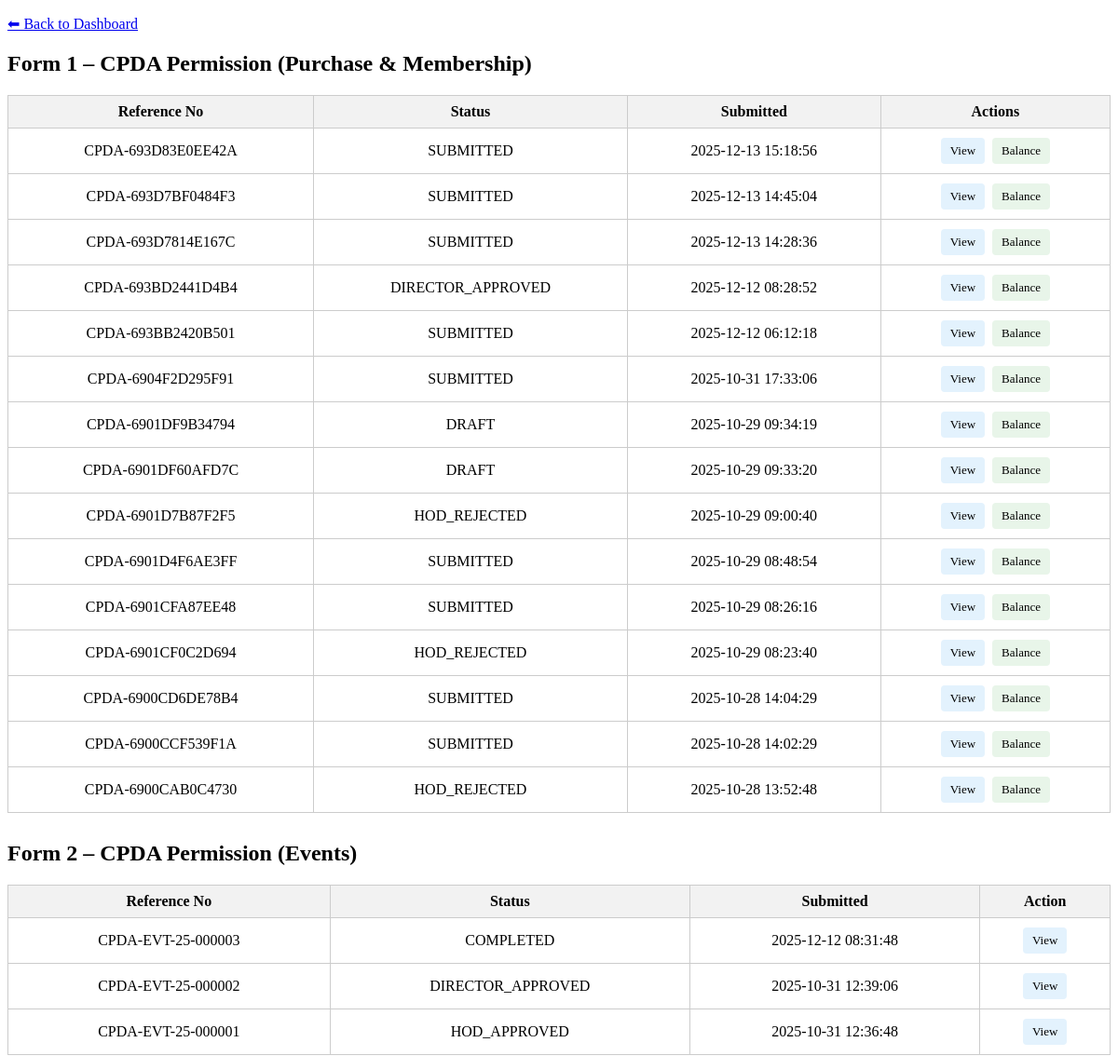
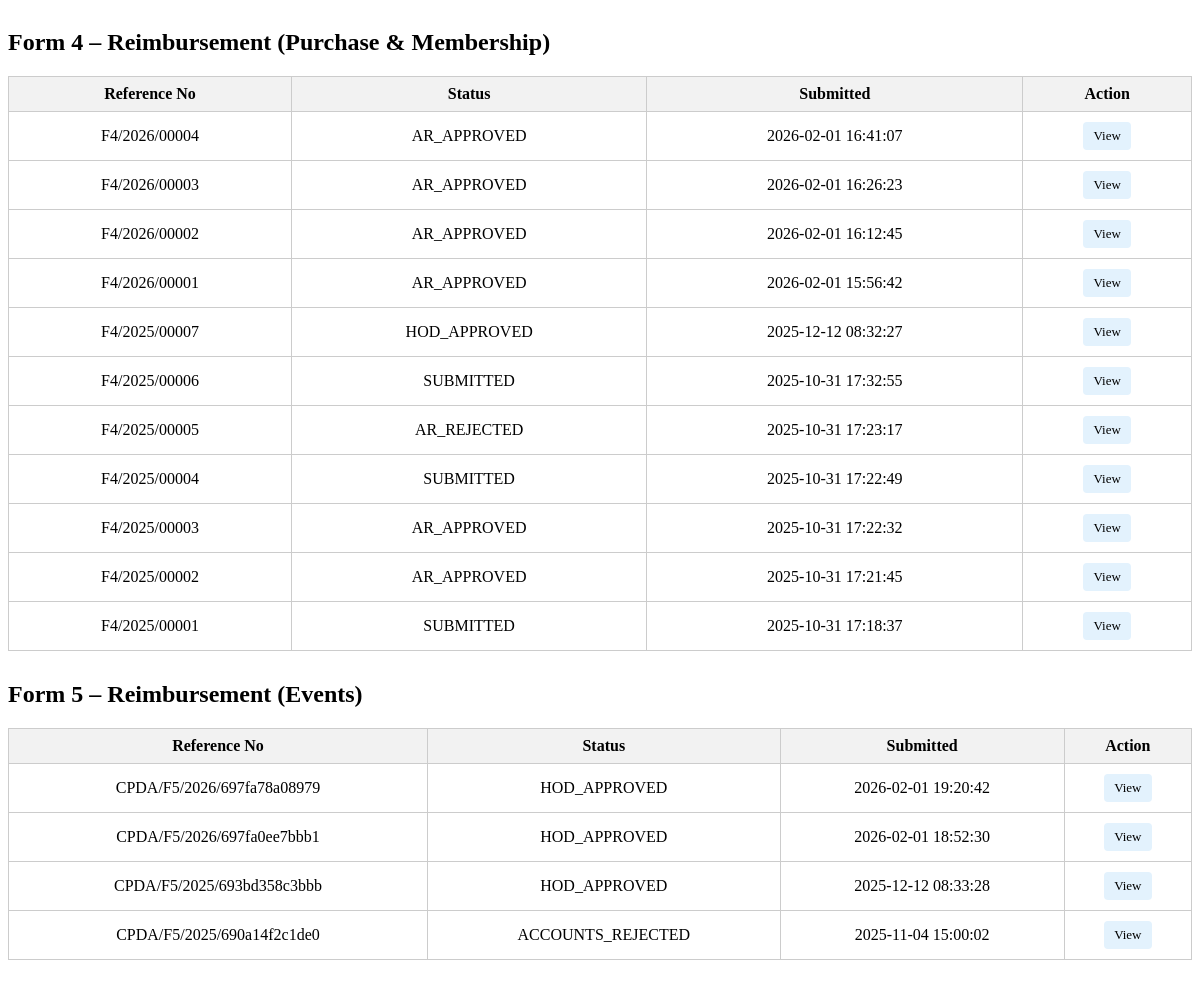
/views/faculty_application_history.php (signed in), run on an earlier commit of the app's database (2 pictures, top to bottom).
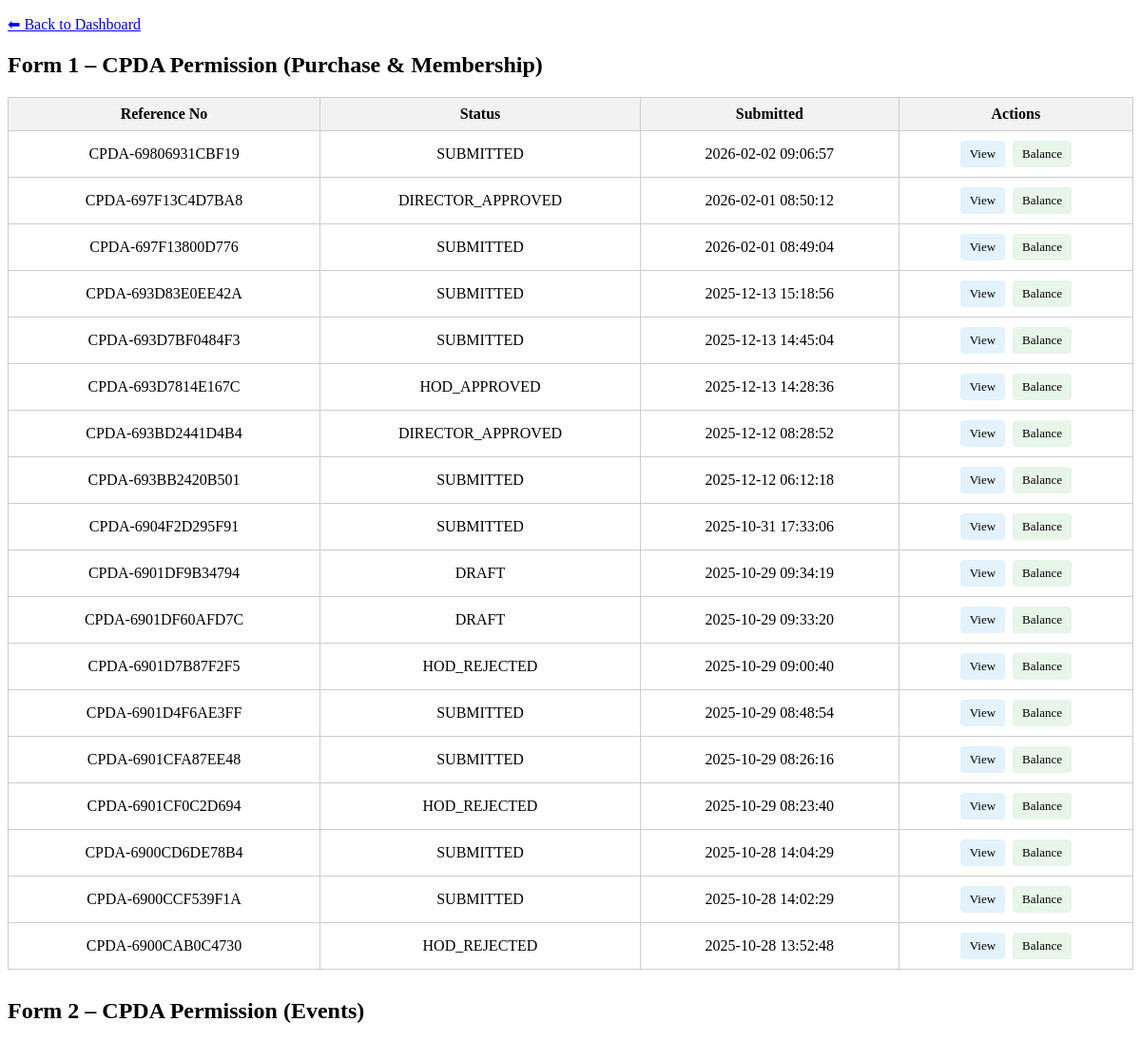
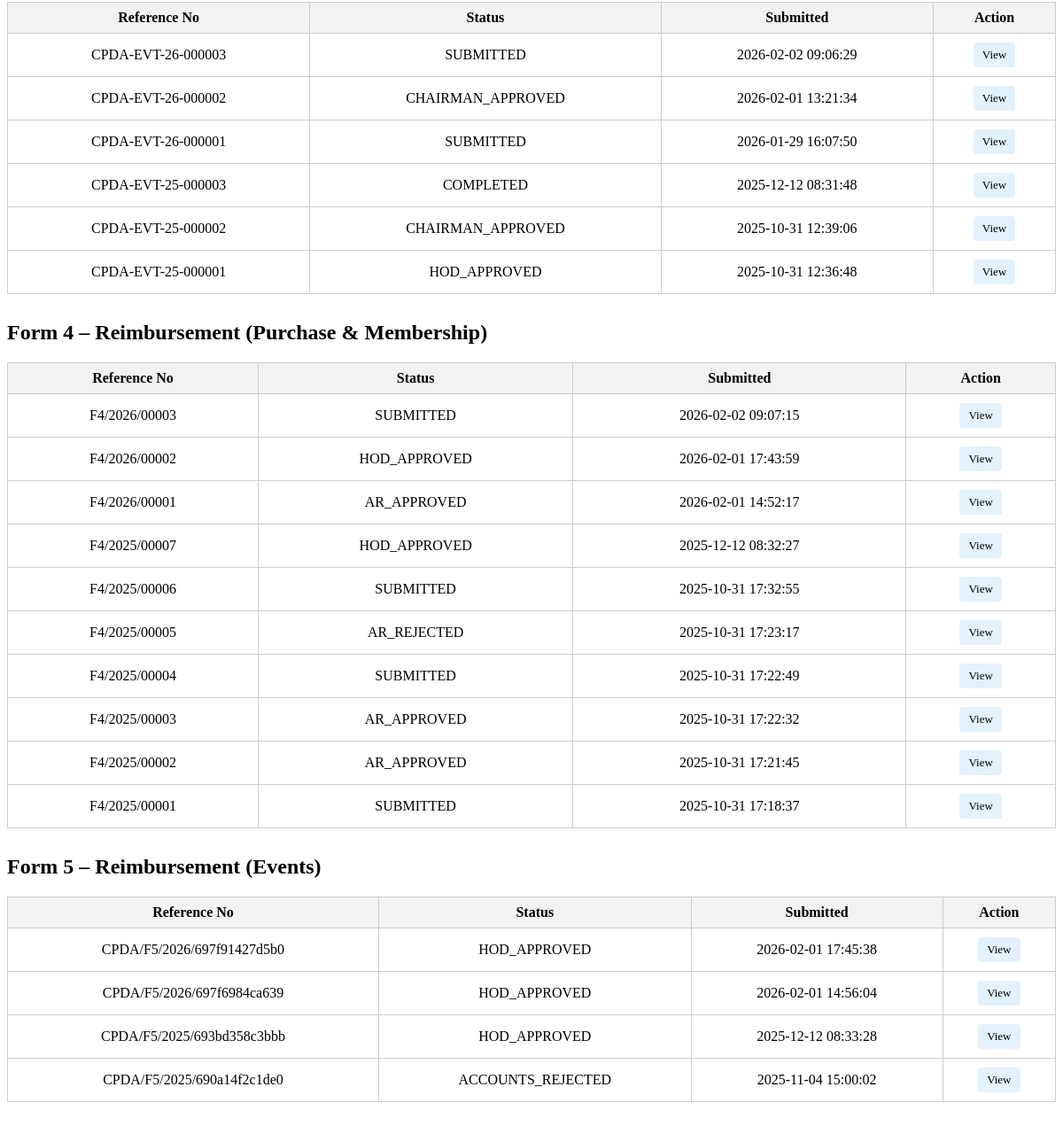
And on a later commit of the database (2 pictures, top to bottom).
### tables this page shows
CREATE TABLE `cpda_applications` (
  `application_id` int(11) NOT NULL,
  `ref_number` varchar(100) DEFAULT NULL,
  `dated` date DEFAULT NULL,
  `employee_code` varchar(50) NOT NULL,
  `faculty_name` varchar(200) NOT NULL,
  `email` varchar(100) DEFAULT NULL,
  `mobile_number` varchar(15) DEFAULT NULL,
  `designation` varchar(100) DEFAULT NULL,
  `department` varchar(100) DEFAULT NULL,
  `pay_level` varchar(50) DEFAULT NULL,
  `date_of_joining` date DEFAULT NULL,
  `purpose_of_purchase` text DEFAULT NULL,
  `technical_specification` text DEFAULT NULL,
  `source_of_information` text DEFAULT NULL,
  `remarks` text DEFAULT NULL,
  `applicant_signature_date` datetime DEFAULT NULL,
  `status` enum('DRAFT','SUBMITTED','HOD_APPROVED','HOD_REJECTED','ACCOUNTS_APPROVED','ACCOUNTS_REJECTED','DFW_APPROVED','DFW_REJECTED','DIRECTOR_APPROVED','DIRECTOR_REJECTED','COMPLETED') DEFAULT 'DRAFT',
  `pda_block_start_year` int(11) DEFAULT NULL,
  `pda_block_end_year` int(11) DEFAULT NULL,
  `created_at` timestamp NOT NULL DEFAULT current_timestamp(),
  `updated_at` timestamp NOT NULL DEFAULT current_timestamp() ON UPDATE current_timestamp(),
  `current_stage` enum('HOD_REVIEW','DA_REVIEW','ASS_REVIEW','DFW_REVIEW','DIRECTOR_REVIEW','COMPLETED') DEFAULT NULL
);

CREATE TABLE `cpda_event_applications` (
  `application_id` int(11) NOT NULL,
  `ref_number` varchar(50) NOT NULL,
  `employee_code` int(11) NOT NULL,
  `faculty_name` varchar(255) NOT NULL,
  `designation_hag` tinyint(1) DEFAULT 0,
  `designation_professor` tinyint(1) DEFAULT 0,
  `designation_associate_professor` tinyint(1) DEFAULT 0,
  `designation_assistant_professor` tinyint(1) DEFAULT 0,
  `pay_level` varchar(20) NOT NULL,
  `department` varchar(255) NOT NULL,
  `location` enum('national','international') NOT NULL DEFAULT 'national',
  `date_of_joining` date NOT NULL,
  `nature_of_event` varchar(255) NOT NULL,
  `title_of_event` text NOT NULL,
  `period_of_event` varchar(255) NOT NULL,
  `working_days_involved` int(11) NOT NULL,
  `venue_of_event` text NOT NULL,
  `paper_title` text DEFAULT NULL,
  `paper_authors` text DEFAULT NULL,
  `no_objection_details` text DEFAULT NULL,
  `abstract_attachment` varchar(255) DEFAULT NULL,
  `expense_registration_fee` decimal(10,2) DEFAULT 0.00,
  `expense_visa_fee` decimal(10,2) DEFAULT 0.00,
  `expense_insurance_fee` decimal(10,2) DEFAULT 0.00,
  `expense_air_fare` decimal(10,2) DEFAULT 0.00,
  `expense_local_travel` decimal(10,2) DEFAULT 0.00,
  `expense_da_per_diem` decimal(10,2) DEFAULT 0.00,
  `expense_boarding_lodging` decimal(10,2) DEFAULT 0.00,
  `expense_other_details` text DEFAULT NULL,
  `expense_other_amount` decimal(10,2) DEFAULT 0.00,
  `expense_total` decimal(10,2) DEFAULT 0.00,
  `event_during_holidays` enum('YES','NO') NOT NULL,
  `institute_arrangement_attachment` varchar(255) DEFAULT NULL,
  `attended_abroad_current_block` enum('YES','NO') NOT NULL,
  `previous_event_name` text DEFAULT NULL,
  `previous_event_dates` varchar(255) DEFAULT NULL,
  `previous_event_venues` text DEFAULT NULL,
  `application_status` enum('DRAFT','SUBMITTED','HOD_APPROVED','HOD_REJECTED','ACCOUNTS_APPROVED','ACCOUNTS_REJECTED','DFW_APPROVED','DFW_REJECTED','DIRECTOR_APPROVED','DIRECTOR_REJECTED','COMPLETED','CHAIRMAN_APPROVED','CHAIRMAN_REJECTED') DEFAULT 'DRAFT',
  `submission_date` datetime DEFAULT NULL,
  `last_updated` datetime DEFAULT current_timestamp() ON UPDATE current_timestamp(),
  `sanctioned_amount` decimal(10,2) DEFAULT NULL,
  `disbursement_status` enum('PENDING','PARTIAL','COMPLETED') DEFAULT 'PENDING',
  `disbursed_amount` decimal(10,2) DEFAULT 0.00,
  `disbursement_date` datetime DEFAULT NULL,
  `created_at` timestamp NOT NULL DEFAULT current_timestamp(),
  `updated_at` timestamp NOT NULL DEFAULT current_timestamp() ON UPDATE current_timestamp(),
  `current_stage` enum('HOD_REVIEW','DA_REVIEW','ASS_REVIEW','DFW_REVIEW','DIRECTOR_REVIEW','CHAIRMAN_REVIEW','COMPLETED') DEFAULT NULL
);

CREATE TABLE `f4_reimbursement_applications` (
  `application_id` int(11) NOT NULL,
  `ref_number` varchar(50) NOT NULL,
  `employee_code` int(11) NOT NULL,
  `faculty_name` varchar(255) NOT NULL,
  `designation_hag` tinyint(1) DEFAULT 0,
  `designation_professor` tinyint(1) DEFAULT 0,
  `designation_associate_professor` tinyint(1) DEFAULT 0,
  `designation_assistant_professor` tinyint(1) DEFAULT 0,
  `pay_level` varchar(20) NOT NULL,
  `department` varchar(255) NOT NULL,
  `total_amount` decimal(10,2) DEFAULT 0.00,
  `expense_books` decimal(10,2) DEFAULT 0.00,
  `expense_stationary` decimal(10,2) DEFAULT 0.00,
  `expense_patent` decimal(10,2) DEFAULT 0.00,
  `expense_computer_consumables` decimal(10,2) DEFAULT 0.00,
  `expense_consumables` decimal(10,2) DEFAULT 0.00,
  `expense_synthesis_analysis` decimal(10,2) DEFAULT 0.00,
  `remarks` text DEFAULT NULL,
  `application_status` enum('DRAFT','SUBMITTED','UNDER_REVIEW','HOD_APPROVED','HOD_REJECTED','AR_APPROVED','AR_REJECTED') DEFAULT 'DRAFT',
  `submission_date` datetime DEFAULT NULL,
  `last_updated` datetime DEFAULT current_timestamp() ON UPDATE current_timestamp(),
  `hod_approval_status` enum('PENDING','APPROVED','REJECTED') DEFAULT 'PENDING',
  `hod_approval_date` datetime DEFAULT NULL,
  `hod_remarks` text DEFAULT NULL,
  `hod_approved_by` varchar(50) DEFAULT NULL,
  `ar_approval_status` enum('PENDING','APPROVED','REJECTED') DEFAULT 'PENDING',
  `ar_approval_date` datetime DEFAULT NULL,
  `ar_remarks` text DEFAULT NULL,
  `ar_approved_by` varchar(50) DEFAULT NULL,
  `sanctioned_amount` decimal(10,2) DEFAULT NULL,
  `disbursement_status` enum('PENDING','PARTIAL','COMPLETED') DEFAULT 'PENDING',
  `disbursed_amount` decimal(10,2) DEFAULT 0.00,
  `disbursement_date` datetime DEFAULT NULL,
  `created_at` timestamp NOT NULL DEFAULT current_timestamp(),
  `updated_at` timestamp NOT NULL DEFAULT current_timestamp() ON UPDATE current_timestamp()
);

CREATE TABLE `f5_conference_reimbursements` (
  `application_id` int(11) NOT NULL,
  `ref_number` varchar(100) DEFAULT NULL,
  `employee_code` int(11) NOT NULL,
  `faculty_name` varchar(200) NOT NULL,
  `designation` varchar(100) NOT NULL,
  `pay_level` varchar(10) NOT NULL,
  `department` varchar(200) NOT NULL,
  `activity_nature` enum('International Conference','National Conference','Workshop','Short Term Course','Seminar','Symposium') NOT NULL,
  `activity_name` varchar(500) NOT NULL,
  `activity_start_date` date NOT NULL,
  `activity_end_date` date NOT NULL,
  `activity_venue` varchar(300) NOT NULL,
  `location_type` enum('India','Abroad') NOT NULL,
  `expense_registration` decimal(10,2) DEFAULT 0.00,
  `expense_visa` decimal(10,2) DEFAULT 0.00,
  `expense_insurance` decimal(10,2) DEFAULT 0.00,
  `expense_air_fare` decimal(10,2) DEFAULT 0.00,
  `expense_local_travel` decimal(10,2) DEFAULT 0.00,
  `expense_da_per_diem` decimal(10,2) DEFAULT 0.00,
  `expense_boarding_lodging` decimal(10,2) DEFAULT 0.00,
  `expense_other` decimal(10,2) DEFAULT 0.00,
  `expense_other_description` text DEFAULT NULL,
  `total_amount` decimal(10,2) NOT NULL,
  `remarks` text DEFAULT NULL,
  `status` enum('PENDING','HOD_APPROVED','HOD_REJECTED','ACCOUNTS_APPROVED','ACCOUNTS_REJECTED','COMPLETED') DEFAULT 'PENDING',
  `hod_status` enum('PENDING','APPROVED','REJECTED') DEFAULT 'PENDING',
  `hod_approved_by` varchar(50) DEFAULT NULL,
  `hod_approved_at` datetime DEFAULT NULL,
  `hod_comments` text DEFAULT NULL,
  `accounts_status` enum('PENDING','APPROVED','REJECTED') DEFAULT 'PENDING',
  `accounts_approved_by` varchar(50) DEFAULT NULL,
  `accounts_approved_at` datetime DEFAULT NULL,
  `accounts_comments` text DEFAULT NULL,
  `created_at` timestamp NOT NULL DEFAULT current_timestamp(),
  `updated_at` timestamp NOT NULL DEFAULT current_timestamp() ON UPDATE current_timestamp()
);

### views/faculty_application_history.php (the view, shortened to what this page needs)
<?php
include_once '../config/db.php';
$employee_code = $_SESSION['employee_code'];
$stmt = $conn->prepare("
    SELECT ref_number, application_id, status, current_stage, created_at
    FROM cpda_applications
    WHERE employee_code = ?
    ORDER BY created_at DESC
");
$stmt->bind_param("s", $employee_code);
$stmt->execute();
$applications = $stmt->get_result()->fetch_all(MYSQLI_ASSOC);
$stmt2 = $conn->prepare("
    SELECT ref_number, application_id, application_status, created_at
    FROM cpda_event_applications
    WHERE employee_code = ?
    ORDER BY created_at DESC
");
$stmt2->bind_param("s", $employee_code);
$stmt2->execute();
$applications2 = $stmt2->get_result()->fetch_all(MYSQLI_ASSOC);
$stmt3 = $conn->prepare("
    SELECT ref_number, application_id, application_status, created_at
    FROM f4_reimbursement_applications
    WHERE employee_code = ?
    ORDER BY created_at DESC
");
$stmt3->bind_param("s", $employee_code);
$stmt3->execute();
$applications3 = $stmt3->get_result()->fetch_all(MYSQLI_ASSOC);
$stmt4 = $conn->prepare("
    SELECT ref_number, application_id, status, created_at
    FROM f5_conference_reimbursements
    WHERE employee_code = ?
    ORDER BY created_at DESC
");
$stmt4->bind_param("s", $employee_code);
$stmt4->execute();
$applications4 = $stmt4->get_result()->fetch_all(MYSQLI_ASSOC);
?>
<!DOCTYPE html>
<html>
<head>
</head>
<body>
<p><a href="faculty_dashboard.php">⬅ Back to Dashboard</a></p>
<h2>Form 1 – CPDA Permission (Purchase & Membership)</h2>
<table>
    <thead>
        <tr>
            <th>Reference No</th>
            <th>Status</th>
            <th>Submitted</th>
            <th>Actions</th>
        </tr>
    </thead>
    <tbody>
        <?php if (empty($applications)): ?>
            <tr><td colspan="5">No applications found.</td></tr>
        <?php else: foreach ($applications as $app): ?>
            <tr>
                <td><?= htmlspecialchars($app['ref_number']) ?></td>
                <td><?= htmlspecialchars($app['status']) ?></td>
                <td><?= htmlspecialchars($app['created_at']) ?></td>
                <td>
                    <a class="btn btn-view"
                       href="faculty_view_application_flow.php?ref_number=<?= urlencode($app['ref_number']) ?>">
                       View
                    </a>
                    <a class="btn btn-balance"
                       href="balance_view.php?form_type=F1&form_id=<?= (int)$app['application_id'] ?>">
                       Balance
                    </a>
                </td>
            </tr>
        <?php endforeach; endif; ?>
    </tbody>
</table>
<h2>Form 2 – CPDA Permission (Events)</h2>
<table>
    <thead>
        <tr>
            <th>Reference No</th>
            <th>Status</th>
            <th>Submitted</th>
            <th>Action</th>
        </tr>
    </thead>
    <tbody>
        <?php if (empty($applications2)): ?>
            <tr><td colspan="4">No applications found.</td></tr>
        <?php else: foreach ($applications2 as $app): ?>
            <tr>
                <td><?= htmlspecialchars($app['ref_number']) ?></td>
                <td><?= htmlspecialchars($app['application_status']) ?></td>
                <td><?= htmlspecialchars($app['created_at']) ?></td>
                <td>
                    <a class="btn btn-view"
                       href="faculty_view_application_flow.php?ref_number=<?= urlencode($app['ref_number']) ?>">
                       View
                    </a>
                </td>
            </tr>
        <?php endforeach; endif; ?>
    </tbody>
</table>
<h2>Form 4 – Reimbursement (Purchase & Membership)</h2>
<table>
    <thead>
        <tr>
            <th>Reference No</th>
            <th>Status</th>
            <th>Submitted</th>
            <th>Action</th>
        </tr>
    </thead>
    <tbody>
        <?php if (empty($applications3)): ?>
            <tr><td colspan="4">No applications found.</td></tr>
        <?php else: foreach ($applications3 as $app): ?>
            <tr>
                <td><?= htmlspecialchars($app['ref_number']) ?></td>
                <td><?= htmlspecialchars($app['application_status']) ?></td>
                <td><?= htmlspecialchars($app['created_at']) ?></td>
                <td>
                    <a class="btn btn-view"
                       href="faculty_view_application_flow.php?ref_number=<?= urlencode($app['ref_number']) ?>">
                       View
                    </a>
                </td>
            </tr>
        <?php endforeach; endif; ?>
    </tbody>
</table>
<h2>Form 5 – Reimbursement (Events)</h2>
<table>
    <thead>
        <tr>
            <th>Reference No</th>
            <th>Status</th>
            <th>Submitted</th>
            <th>Action</th>
        </tr>
    </thead>
    <tbody>
        <?php if (empty($applications4)): ?>
            <tr><td colspan="4">No applications found.</td></tr>
        <?php else: foreach ($applications4 as $app): ?>
            <tr>
                <td><?= htmlspecialchars($app['ref_number']) ?></td>
                <td><?= htmlspecialchars($app['status']) ?></td>
                <td><?= htmlspecialchars($app['created_at']) ?></td>
                <td>
                    <a class="btn btn-view"
                       href="faculty_view_application_flow.php?ref_number=<?= urlencode($app['ref_number']) ?>">
                       View
                    </a>
                </td>
            </tr>
        <?php endforeach; endif; ?>
    </tbody>
</table>
</body>
</html>

### views/faculty_application_history.php (style rules this page uses)
table { border-collapse: collapse; width: 100%; margin-bottom: 30px; }
th, td { border: 1px solid #ccc; padding: 8px; text-align: center; }
th { background-color: #f2f2f2; }
a.btn { padding: 6px 10px; border-radius: 4px; text-decoration: none; font-size: 13px; margin: 2px; display: inline-block; }
.btn-view { background: #e3f2fd; color: #000; }
.btn-balance { background: #e8f5e9; color: #000; }

What changed in the data, as far as the page shows it:
removed f4_reimbursement_applications: ref_number "F4/2026/00004", application_status "AR_APPROVED", created_at "2026-02-01 16:41:07"
added cpda_applications: ref_number "CPDA-69806931CBF19", status "SUBMITTED", created_at "2026-02-02 09:06:57"
added cpda_applications: ref_number "CPDA-697F13C4D7BA8", status "DIRECTOR_APPROVED", created_at "2026-02-01 08:50:12"
added cpda_applications: ref_number "CPDA-697F13800D776", status "SUBMITTED", created_at "2026-02-01 08:49:04"
changed cpda_applications "CPDA-693D7814E167C": status "SUBMITTED" → "HOD_APPROVED"
added cpda_event_applications: ref_number "CPDA-EVT-26-000003", application_status "SUBMITTED", created_at "2026-02-02 09:06:29"
added cpda_event_applications: ref_number "CPDA-EVT-26-000002", application_status "CHAIRMAN_APPROVED", created_at "2026-02-01 13:21:34"
added cpda_event_applications: ref_number "CPDA-EVT-26-000001", application_status "SUBMITTED", created_at "2026-01-29 16:07:50"
changed cpda_event_applications "CPDA-EVT-25-000002": application_status "DIRECTOR_APPROVED" → "CHAIRMAN_APPROVED"
changed f4_reimbursement_applications (number 1 of 10 on the later page): application_status "AR_APPROVED" → "SUBMITTED"; created_at "2026-02-01 16:26:23" → "2026-02-02 09:07:15"
changed f4_reimbursement_applications (number 2 of 10 on the later page): application_status "AR_APPROVED" → "HOD_APPROVED"; created_at "2026-02-01 16:12:45" → "2026-02-01 17:43:59"
changed f4_reimbursement_applications (number 3 of 10 on the later page): created_at "2026-02-01 15:56:42" → "2026-02-01 14:52:17"
changed f5_conference_reimbursements: ref_number "CPDA/F5/2026/697fa78a08979" → "CPDA/F5/2026/697f91427d5b0"; created_at "2026-02-01 19:20:42" → "2026-02-01 17:45:38"
changed f5_conference_reimbursements: ref_number "CPDA/F5/2026/697fa0ee7bbb1" → "CPDA/F5/2026/697f6984ca639"; created_at "2026-02-01 18:52:30" → "2026-02-01 14:56:04"
